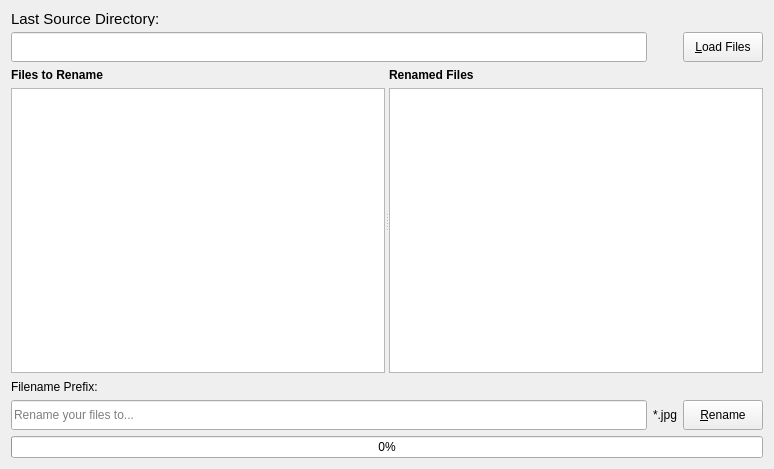
<?xml version="1.0" encoding="UTF-8"?>
<ui version="4.0">
 <class>Window</class>
 <widget class="QWidget" name="Window">
  <property name="geometry">
   <rect>
    <x>0</x>
    <y>0</y>
    <width>774</width>
    <height>469</height>
   </rect>
  </property>
  <property name="windowTitle">
   <string>RP Renamer</string>
  </property>
  <layout class="QGridLayout" name="gridLayout">
   <item row="0" column="0" colspan="3">
    <widget class="QLabel" name="label">
     <property name="minimumSize">
      <size>
       <width>0</width>
       <height>15</height>
      </size>
     </property>
     <property name="maximumSize">
      <size>
       <width>16777215</width>
       <height>15</height>
      </size>
     </property>
     <property name="font">
      <font>
       <pointsize>11</pointsize>
      </font>
     </property>
     <property name="text">
      <string>Last Source Directory:</string>
     </property>
    </widget>
   </item>
   <item row="1" column="0">
    <widget class="QLineEdit" name="dirEdit">
     <property name="minimumSize">
      <size>
       <width>0</width>
       <height>30</height>
      </size>
     </property>
     <property name="maximumSize">
      <size>
       <width>16777215</width>
       <height>30</height>
      </size>
     </property>
    </widget>
   </item>
   <item row="1" column="2">
    <widget class="QPushButton" name="loadFilesButton">
     <property name="minimumSize">
      <size>
       <width>0</width>
       <height>30</height>
      </size>
     </property>
     <property name="maximumSize">
      <size>
       <width>16777215</width>
       <height>30</height>
      </size>
     </property>
     <property name="text">
      <string>&amp;Load Files</string>
     </property>
    </widget>
   </item>
   <item row="2" column="0" colspan="3">
    <widget class="QSplitter" name="splitter">
     <property name="orientation">
      <enum>Qt::Horizontal</enum>
     </property>
     <widget class="QWidget" name="">
      <layout class="QVBoxLayout" name="verticalLayout">
       <item>
        <widget class="QLabel" name="label_2">
         <property name="font">
          <font>
           <pointsize>9</pointsize>
           <weight>75</weight>
           <bold>true</bold>
          </font>
         </property>
         <property name="text">
          <string>Files to Rename</string>
         </property>
        </widget>
       </item>
       <item>
        <widget class="QListWidget" name="srcFileList"/>
       </item>
      </layout>
     </widget>
     <widget class="QWidget" name="">
      <layout class="QVBoxLayout" name="verticalLayout_2">
       <item>
        <widget class="QLabel" name="label_3">
         <property name="font">
          <font>
           <pointsize>9</pointsize>
           <weight>75</weight>
           <bold>true</bold>
          </font>
         </property>
         <property name="text">
          <string>Renamed Files</string>
         </property>
        </widget>
       </item>
       <item>
        <widget class="QListWidget" name="dstFileList"/>
       </item>
      </layout>
     </widget>
    </widget>
   </item>
   <item row="3" column="0" colspan="3">
    <widget class="QLabel" name="label_4">
     <property name="minimumSize">
      <size>
       <width>0</width>
       <height>15</height>
      </size>
     </property>
     <property name="maximumSize">
      <size>
       <width>16777215</width>
       <height>15</height>
      </size>
     </property>
     <property name="text">
      <string>Filename Prefix: </string>
     </property>
    </widget>
   </item>
   <item row="4" column="0">
    <widget class="QLineEdit" name="prefixEdit">
     <property name="minimumSize">
      <size>
       <width>0</width>
       <height>30</height>
      </size>
     </property>
     <property name="maximumSize">
      <size>
       <width>16777215</width>
       <height>30</height>
      </size>
     </property>
     <property name="placeholderText">
      <string>Rename your files to...</string>
     </property>
    </widget>
   </item>
   <item row="4" column="1">
    <widget class="QLabel" name="extensionLabel">
     <property name="minimumSize">
      <size>
       <width>0</width>
       <height>30</height>
      </size>
     </property>
     <property name="maximumSize">
      <size>
       <width>16777215</width>
       <height>30</height>
      </size>
     </property>
     <property name="text">
      <string>*.jpg</string>
     </property>
    </widget>
   </item>
   <item row="4" column="2">
    <widget class="QPushButton" name="renameFilesButton">
     <property name="minimumSize">
      <size>
       <width>0</width>
       <height>30</height>
      </size>
     </property>
     <property name="maximumSize">
      <size>
       <width>16777215</width>
       <height>30</height>
      </size>
     </property>
     <property name="text">
      <string>&amp;Rename</string>
     </property>
    </widget>
   </item>
   <item row="5" column="0" colspan="3">
    <widget class="QProgressBar" name="progressBar">
     <property name="value">
      <number>0</number>
     </property>
    </widget>
   </item>
  </layout>
 </widget>
 <resources/>
 <connections/>
</ui>
